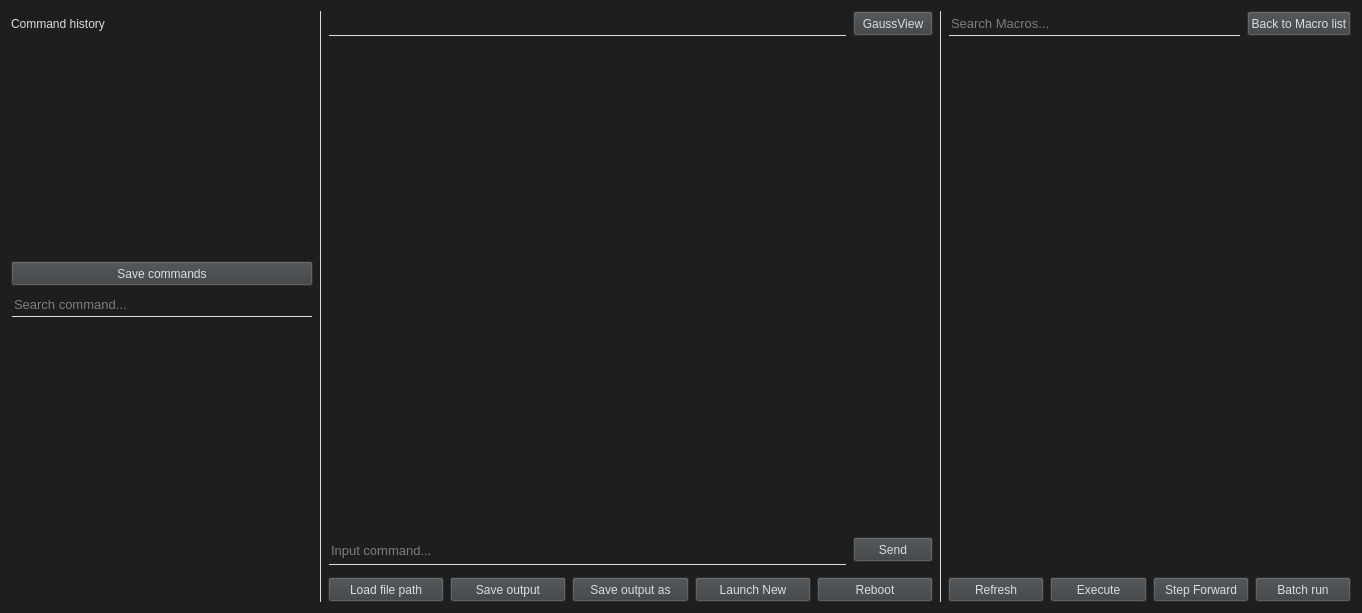
<?xml version="1.0" encoding="UTF-8"?>
<ui version="4.0">
 <class>Multiwfn_GUI_Form</class>
 <widget class="QWidget" name="Multiwfn_GUI_Form">
  <property name="geometry">
   <rect>
    <x>0</x>
    <y>0</y>
    <width>1362</width>
    <height>613</height>
   </rect>
  </property>
  <property name="windowTitle">
   <string>Multiwfn GUI</string>
  </property>
  <property name="styleSheet">
   <string notr="true">QWidget {
    color: #DCDCDC;
    background-color: #1E1E1E;
    font: 10pt &quot;Consolas&quot;;
}
</string>
  </property>
  <layout class="QVBoxLayout" name="verticalLayout">
   <item>
    <layout class="QGridLayout" name="gridLayout_2" rowstretch="0,1,0,0,0,1,0,0,0,0" columnstretch="3,0,6,0,4">
     <item row="7" column="2">
      <layout class="QHBoxLayout" name="horizontalLayout">
       <item>
        <widget class="QLineEdit" name="input_lineEdit">
         <property name="minimumSize">
          <size>
           <width>0</width>
           <height>30</height>
          </size>
         </property>
         <property name="font">
          <font>
           <pointsize>10</pointsize>
           <italic>false</italic>
           <bold>false</bold>
          </font>
         </property>
         <property name="styleSheet">
          <string notr="true">color: #DCDCDC; 
                         background-color: #1E1E1E;
                         font: 10pt &quot;Consolas&quot;;
border: 1px solid #1E1E1E;
border-bottom-color: #DCDCDC;</string>
         </property>
         <property name="frame">
          <bool>true</bool>
         </property>
         <property name="placeholderText">
          <string>Input command...</string>
         </property>
        </widget>
       </item>
       <item>
        <widget class="QPushButton" name="send_command_pushButton">
         <property name="minimumSize">
          <size>
           <width>0</width>
           <height>25</height>
          </size>
         </property>
         <property name="styleSheet">
          <string notr="true">background-color: rgb(60, 63, 65);</string>
         </property>
         <property name="text">
          <string>Send</string>
         </property>
        </widget>
       </item>
      </layout>
     </item>
     <item row="0" column="3" rowspan="10">
      <widget class="Line" name="line_3">
       <property name="styleSheet">
        <string notr="true">color: #DCDCDC;</string>
       </property>
       <property name="frameShadow">
        <enum>QFrame::Plain</enum>
       </property>
       <property name="orientation">
        <enum>Qt::Vertical</enum>
       </property>
      </widget>
     </item>
     <item row="0" column="1" rowspan="10">
      <widget class="Line" name="line_2">
       <property name="styleSheet">
        <string notr="true">color: #DCDCDC;</string>
       </property>
       <property name="frameShadow">
        <enum>QFrame::Plain</enum>
       </property>
       <property name="orientation">
        <enum>Qt::Vertical</enum>
       </property>
      </widget>
     </item>
     <item row="9" column="2">
      <layout class="QHBoxLayout" name="horizontalLayout_2">
       <item>
        <widget class="QPushButton" name="load_file_path_pushButton">
         <property name="minimumSize">
          <size>
           <width>0</width>
           <height>25</height>
          </size>
         </property>
         <property name="styleSheet">
          <string notr="true">background-color: rgb(60, 63, 65);</string>
         </property>
         <property name="text">
          <string>Load file path</string>
         </property>
        </widget>
       </item>
       <item>
        <widget class="QPushButton" name="pushButton_10">
         <property name="minimumSize">
          <size>
           <width>0</width>
           <height>25</height>
          </size>
         </property>
         <property name="maximumSize">
          <size>
           <width>16777215</width>
           <height>16777215</height>
          </size>
         </property>
         <property name="styleSheet">
          <string notr="true">background-color: rgb(60, 63, 65);</string>
         </property>
         <property name="text">
          <string>Save output</string>
         </property>
        </widget>
       </item>
       <item>
        <widget class="QPushButton" name="pushButton_12">
         <property name="minimumSize">
          <size>
           <width>0</width>
           <height>25</height>
          </size>
         </property>
         <property name="maximumSize">
          <size>
           <width>16777215</width>
           <height>16777215</height>
          </size>
         </property>
         <property name="styleSheet">
          <string notr="true">background-color: rgb(60, 63, 65);</string>
         </property>
         <property name="text">
          <string>Save output as</string>
         </property>
        </widget>
       </item>
       <item>
        <widget class="QPushButton" name="launch_new_pushButton">
         <property name="minimumSize">
          <size>
           <width>0</width>
           <height>25</height>
          </size>
         </property>
         <property name="styleSheet">
          <string notr="true">background-color: rgb(60, 63, 65);</string>
         </property>
         <property name="text">
          <string>Launch New</string>
         </property>
        </widget>
       </item>
       <item>
        <widget class="QPushButton" name="reboot_pushButton">
         <property name="minimumSize">
          <size>
           <width>0</width>
           <height>25</height>
          </size>
         </property>
         <property name="styleSheet">
          <string notr="true">background-color: rgb(60, 63, 65);</string>
         </property>
         <property name="text">
          <string>Reboot</string>
         </property>
        </widget>
       </item>
      </layout>
     </item>
     <item row="4" column="0">
      <widget class="QLineEdit" name="input_lineEdit_2">
       <property name="minimumSize">
        <size>
         <width>0</width>
         <height>25</height>
        </size>
       </property>
       <property name="font">
        <font>
         <pointsize>10</pointsize>
         <italic>false</italic>
         <bold>false</bold>
        </font>
       </property>
       <property name="styleSheet">
        <string notr="true">border: 1px solid #1E1E1E;
border-bottom-color: #DCDCDC;</string>
       </property>
       <property name="inputMask">
        <string/>
       </property>
       <property name="frame">
        <bool>true</bool>
       </property>
       <property name="placeholderText">
        <string>Search command...</string>
       </property>
      </widget>
     </item>
     <item row="3" column="0">
      <widget class="QPushButton" name="pushButton_4">
       <property name="minimumSize">
        <size>
         <width>0</width>
         <height>25</height>
        </size>
       </property>
       <property name="focusPolicy">
        <enum>Qt::ClickFocus</enum>
       </property>
       <property name="styleSheet">
        <string notr="true">background-color: rgb(60, 63, 65);</string>
       </property>
       <property name="text">
        <string>Save commands</string>
       </property>
      </widget>
     </item>
     <item row="0" column="0">
      <widget class="QLabel" name="label_3">
       <property name="minimumSize">
        <size>
         <width>0</width>
         <height>25</height>
        </size>
       </property>
       <property name="text">
        <string>Command history</string>
       </property>
      </widget>
     </item>
     <item row="0" column="2">
      <layout class="QHBoxLayout" name="horizontalLayout_3" stretch="0,0">
       <item>
        <widget class="QLineEdit" name="input_file_lineEdit">
         <property name="minimumSize">
          <size>
           <width>0</width>
           <height>25</height>
          </size>
         </property>
         <property name="font">
          <font>
           <pointsize>10</pointsize>
           <italic>false</italic>
           <bold>false</bold>
          </font>
         </property>
         <property name="styleSheet">
          <string notr="true">border: 1px solid #1E1E1E;
border-bottom-color: #DCDCDC;</string>
         </property>
         <property name="inputMask">
          <string/>
         </property>
         <property name="text">
          <string/>
         </property>
         <property name="frame">
          <bool>true</bool>
         </property>
         <property name="readOnly">
          <bool>true</bool>
         </property>
         <property name="placeholderText">
          <string/>
         </property>
        </widget>
       </item>
       <item>
        <widget class="QPushButton" name="open_GaussView_pushButton">
         <property name="minimumSize">
          <size>
           <width>80</width>
           <height>25</height>
          </size>
         </property>
         <property name="styleSheet">
          <string notr="true">background-color: rgb(60, 63, 65);</string>
         </property>
         <property name="text">
          <string>GaussView</string>
         </property>
        </widget>
       </item>
      </layout>
     </item>
     <item row="0" column="4">
      <layout class="QHBoxLayout" name="horizontalLayout_5">
       <item>
        <widget class="QLineEdit" name="search_macros_lineEdit">
         <property name="minimumSize">
          <size>
           <width>0</width>
           <height>25</height>
          </size>
         </property>
         <property name="font">
          <font>
           <pointsize>10</pointsize>
           <italic>false</italic>
           <bold>false</bold>
          </font>
         </property>
         <property name="styleSheet">
          <string notr="true">border: 1px solid #1E1E1E;
border-bottom-color: #DCDCDC;</string>
         </property>
         <property name="inputMask">
          <string/>
         </property>
         <property name="text">
          <string/>
         </property>
         <property name="frame">
          <bool>true</bool>
         </property>
         <property name="readOnly">
          <bool>true</bool>
         </property>
         <property name="placeholderText">
          <string>Search Macros...</string>
         </property>
        </widget>
       </item>
       <item>
        <widget class="QPushButton" name="show_macro_list_pushButton">
         <property name="minimumSize">
          <size>
           <width>0</width>
           <height>25</height>
          </size>
         </property>
         <property name="focusPolicy">
          <enum>Qt::ClickFocus</enum>
         </property>
         <property name="styleSheet">
          <string notr="true">background-color: rgb(60, 63, 65);
</string>
         </property>
         <property name="text">
          <string>Back to Macro list</string>
         </property>
        </widget>
       </item>
      </layout>
     </item>
     <item row="1" column="0">
      <widget class="QTextEdit" name="command_history_textEdit">
       <property name="focusPolicy">
        <enum>Qt::ClickFocus</enum>
       </property>
       <property name="frameShape">
        <enum>QFrame::NoFrame</enum>
       </property>
       <property name="lineWrapMode">
        <enum>QTextEdit::NoWrap</enum>
       </property>
       <property name="readOnly">
        <bool>true</bool>
       </property>
      </widget>
     </item>
     <item row="9" column="4">
      <layout class="QHBoxLayout" name="horizontalLayout_4">
       <item>
        <widget class="QPushButton" name="refresh_macro_list_pushButton">
         <property name="minimumSize">
          <size>
           <width>0</width>
           <height>25</height>
          </size>
         </property>
         <property name="focusPolicy">
          <enum>Qt::ClickFocus</enum>
         </property>
         <property name="styleSheet">
          <string notr="true">background-color: rgb(60, 63, 65);</string>
         </property>
         <property name="text">
          <string>Refresh</string>
         </property>
        </widget>
       </item>
       <item>
        <widget class="QPushButton" name="execute_macro_pushButton">
         <property name="minimumSize">
          <size>
           <width>0</width>
           <height>25</height>
          </size>
         </property>
         <property name="focusPolicy">
          <enum>Qt::ClickFocus</enum>
         </property>
         <property name="styleSheet">
          <string notr="true">background-color: rgb(60, 63, 65);</string>
         </property>
         <property name="text">
          <string>Execute</string>
         </property>
        </widget>
       </item>
       <item>
        <widget class="QPushButton" name="step_forward_pushButton">
         <property name="minimumSize">
          <size>
           <width>0</width>
           <height>25</height>
          </size>
         </property>
         <property name="focusPolicy">
          <enum>Qt::ClickFocus</enum>
         </property>
         <property name="styleSheet">
          <string notr="true">background-color: rgb(60, 63, 65);</string>
         </property>
         <property name="text">
          <string>Step Forward</string>
         </property>
        </widget>
       </item>
       <item>
        <widget class="QPushButton" name="batch_run_pushButton">
         <property name="minimumSize">
          <size>
           <width>0</width>
           <height>25</height>
          </size>
         </property>
         <property name="focusPolicy">
          <enum>Qt::ClickFocus</enum>
         </property>
         <property name="styleSheet">
          <string notr="true">background-color: rgb(60, 63, 65);</string>
         </property>
         <property name="text">
          <string>Batch run</string>
         </property>
        </widget>
       </item>
      </layout>
     </item>
     <item row="4" column="4" rowspan="4">
      <widget class="QTextEdit" name="macro_content_textEdit">
       <property name="focusPolicy">
        <enum>Qt::ClickFocus</enum>
       </property>
       <property name="styleSheet">
        <string notr="true">QTextEdit { line-height: 2; }</string>
       </property>
       <property name="frameShape">
        <enum>QFrame::NoFrame</enum>
       </property>
       <property name="lineWrapMode">
        <enum>QTextEdit::NoWrap</enum>
       </property>
       <property name="readOnly">
        <bool>true</bool>
       </property>
       <property name="html">
        <string>&lt;!DOCTYPE HTML PUBLIC &quot;-//W3C//DTD HTML 4.0//EN&quot; &quot;http://www.w3.org/TR/REC-html40/strict.dtd&quot;&gt;
&lt;html&gt;&lt;head&gt;&lt;meta name=&quot;qrichtext&quot; content=&quot;1&quot; /&gt;&lt;meta charset=&quot;utf-8&quot; /&gt;&lt;style type=&quot;text/css&quot;&gt;
p, li { white-space: pre-wrap; }
&lt;/style&gt;&lt;/head&gt;&lt;body style=&quot; font-family:'Consolas'; font-size:10pt; font-weight:400; font-style:normal;&quot;&gt;
&lt;p style=&quot;-qt-paragraph-type:empty; margin-top:0px; margin-bottom:0px; margin-left:0px; margin-right:0px; -qt-block-indent:0; text-indent:0px;&quot;&gt;&lt;br /&gt;&lt;/p&gt;&lt;/body&gt;&lt;/html&gt;</string>
       </property>
      </widget>
     </item>
     <item row="1" column="2" rowspan="6">
      <widget class="QWidget" name="output_widget" native="true">
       <layout class="QVBoxLayout" name="output_verticalLayout">
        <property name="spacing">
         <number>0</number>
        </property>
        <property name="leftMargin">
         <number>0</number>
        </property>
        <property name="topMargin">
         <number>0</number>
        </property>
        <property name="rightMargin">
         <number>0</number>
        </property>
        <property name="bottomMargin">
         <number>0</number>
        </property>
       </layout>
      </widget>
     </item>
     <item row="5" column="0" rowspan="5">
      <widget class="QScrollArea" name="search_command_selector_scrollArea">
       <property name="focusPolicy">
        <enum>Qt::ClickFocus</enum>
       </property>
       <property name="frameShape">
        <enum>QFrame::NoFrame</enum>
       </property>
       <property name="widgetResizable">
        <bool>true</bool>
       </property>
       <widget class="QWidget" name="scrollAreaWidgetContents_3">
        <property name="geometry">
         <rect>
          <x>0</x>
          <y>0</y>
          <width>303</width>
          <height>281</height>
         </rect>
        </property>
       </widget>
      </widget>
     </item>
     <item row="1" column="4" rowspan="3">
      <widget class="QScrollArea" name="macro_selector_scrollArea">
       <property name="focusPolicy">
        <enum>Qt::ClickFocus</enum>
       </property>
       <property name="frameShape">
        <enum>QFrame::NoFrame</enum>
       </property>
       <property name="widgetResizable">
        <bool>true</bool>
       </property>
       <widget class="QWidget" name="macro_selector_widget">
        <property name="geometry">
         <rect>
          <x>0</x>
          <y>0</y>
          <width>404</width>
          <height>242</height>
         </rect>
        </property>
        <layout class="QVBoxLayout" name="verticalLayout_2">
         <property name="spacing">
          <number>3</number>
         </property>
         <property name="leftMargin">
          <number>0</number>
         </property>
         <property name="topMargin">
          <number>0</number>
         </property>
         <property name="rightMargin">
          <number>0</number>
         </property>
         <property name="bottomMargin">
          <number>0</number>
         </property>
        </layout>
       </widget>
      </widget>
     </item>
    </layout>
   </item>
  </layout>
 </widget>
 <tabstops>
  <tabstop>input_lineEdit</tabstop>
  <tabstop>input_lineEdit_2</tabstop>
  <tabstop>open_GaussView_pushButton</tabstop>
 </tabstops>
 <resources/>
 <connections/>
</ui>
